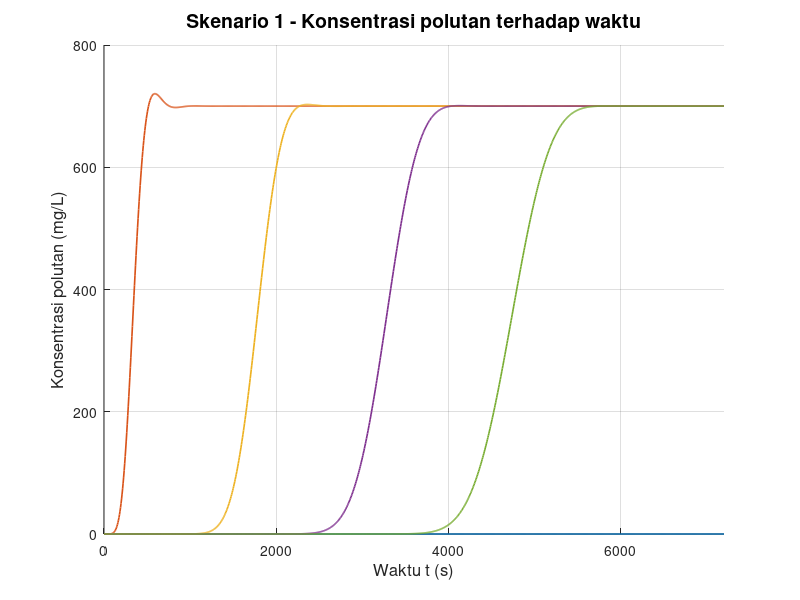

This chart was generated by the following MATLAB code: (Note: this script raises an error after producing the figure.)
clear; clc; close all;

% Feby Syarief Al A`raaf
% 26050124130087
% Oseanografi C
%
% Simulasi persamaan adveksi-difusi 1 dimensi dengan metode FTCS
% Sumber grid polutan kontinu
% Grafik terhadap ruang

x_digit = 0;
y_digit = 8;
z_digit = 7;

C_source = 10 * z_digit;

L = 3000;
T = 7200;

m_kontinu = 15 + z_digit;

scenario(1).nama = 'Skenario 1';
scenario(1).dx   = 30;
scenario(1).dt   = 6;
scenario(1).u    = 0.5;
scenario(1).D    = 4.0;
scenario(1).m    = m_kontinu;

scenario(2).nama = 'Skenario 2';
scenario(2).dx   = 30;
scenario(2).dt   = 6;
scenario(2).u    = 0.1;
scenario(2).D    = 2.0;
scenario(2).m    = m_kontinu;

scenario(3).nama = 'Skenario 3';
scenario(3).dx   = 30;
scenario(3).dt   = 6;
scenario(3).u    = 0.5;
scenario(3).D    = 2.0;
scenario(3).m    = m_kontinu;

scenario(4).nama = 'Skenario 4';
scenario(4).dx   = 30;
scenario(4).dt   = 6;
scenario(4).u    = 0.1;
scenario(4).D    = 4.0;
scenario(4).m    = m_kontinu;

folder_output = 'output_Kontinu_FTCS_Adveksi_Difusi_Terhadap_Waktu';
if ~exist(folder_output, 'dir')
    mkdir(folder_output);
end

for s = 1:numel(scenario)

    fprintf('\n==================================================\n');
    fprintf('Memproses %s\n', scenario(s).nama);

    dx       = scenario(s).dx;
    dt       = scenario(s).dt;
    u        = scenario(s).u;
    D        = scenario(s).D;
    m_source = scenario(s).m;

    x_space = 0:dx:L;
    t_grid  = 0:dt:T;

    Mmax = length(x_space);
    Nmax = length(t_grid) - 1;

    courant = u * dt / dx;
    alpha   = D * dt / dx^2;

    fprintf('dx = %.3f m, dt = %.3f s, u = %.3f m/s, D = %.3f m^2/s, m = %d\n', ...
        dx, dt, u, D, m_source);
    fprintf('Mmax = %d, Nmax = %d\n', Mmax, Nmax);
    fprintf('Courant = %.6f, alpha = %.6f\n', courant, alpha);

    if m_source < 2 || m_source > Mmax - 1
        fprintf('%s tidak dapat diproses karena titik sumber terlalu dekat dengan batas/domain tidak valid.\n', ...
            scenario(s).nama);
        continue;
    end

    stabil_diffusi = (alpha <= 0.5);
    stabil_gabungan = (courant^2 <= 2 * alpha);

    if ~stabil_diffusi
        fprintf(['PERINGATAN: alpha = %.6f > 0.5, sehingga skema eksplisit ', ...
                 'untuk komponen difusi berpotensi tidak stabil.\n'], alpha);
    end

    if ~stabil_gabungan
        fprintf(['PERINGATAN: Courant^2 = %.6f > 2*alpha = %.6f, ', ...
                 'sehingga kestabilan gabungan adveksi-difusi berpotensi tidak terpenuhi.\n'], ...
                 courant^2, 2*alpha);
    end

    if stabil_diffusi && stabil_gabungan
        fprintf('Syarat kestabilan numerik utama terpenuhi.\n');
    end

    C_old = zeros(1, Mmax);
    C_new = zeros(1, Mmax);

    idx_grid_plot = round(linspace(2, Mmax - 1, 5));
    x_plot = x_space(idx_grid_plot);

    snapshot = NaN(length(idx_grid_plot), Nmax + 1);

    S = zeros(1, Mmax);
    S(m_source) = C_source / dt;

    snapshot(:, 1) = C_old(idx_grid_plot);

    for n = 1:Nmax

        C_old(1)    = C_old(2);
        C_old(Mmax) = C_old(Mmax - 1);

        C_new = zeros(1, Mmax);

        for i = 2:(Mmax - 1)
            C_new(i) = C_old(i) ...
                     - (courant / 2) * (C_old(i + 1) - C_old(i - 1)) ...
                     + alpha * (C_old(i + 1) - 2 * C_old(i) + C_old(i - 1)) ...
                     + dt * S(i);
        end

        C_new(1)    = C_new(2);
        C_new(Mmax) = C_new(Mmax - 1);

        snapshot(:, n + 1) = C_new(idx_grid_plot);

        C_old = C_new;
    end

    fig = figure('Visible', 'off', 'Position', [100 100 1400 600]);
    hold on;

    legend_text = {};

    for k = 1:length(idx_grid_plot)
        plot(t_grid, snapshot(k, :), 'LineWidth', 1.2);
        legend_text{end + 1} = sprintf('x = %.0f m', x_plot(k));
    end

    grid on;
    xlabel('Waktu t (s)', 'FontSize', 12);
    ylabel('Konsentrasi polutan (mg/L)', 'FontSize', 12);
    title(sprintf('%s - Konsentrasi polutan terhadap waktu', scenario(s).nama), ...
        'FontSize', 14, 'FontWeight', 'bold');

    xlim([t_grid(1), t_grid(end)]);

    y_max = max(snapshot(:), [], 'omitnan');
    if isempty(y_max) || isnan(y_max) || y_max <= 0
        ylim([0 1]);
    else
        ylim([0, y_max * 1.1]);
    end

    set(gca, 'FontSize', 11);

    if ~isempty(legend_text)
        legend(legend_text, 'Location', 'northwest', ...
            'FontSize', 8, 'NumColumns', 2, 'Box', 'on');
    end

    hold off;

    nama_file = sprintf('ftcs_adveksi_difusi_waktu_skenario_%d.png', s);
    saveas(fig, fullfile(folder_output, nama_file));
    close(fig);

    fprintf('%s selesai diproses.\n', scenario(s).nama);
end

fprintf('\nSemua skenario telah selesai diproses.\n');
